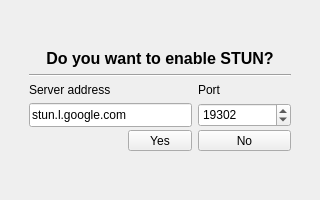
<?xml version="1.0" encoding="UTF-8"?>
<ui version="4.0">
 <class>StunMessage</class>
 <widget class="QWidget" name="StunMessage">
  <property name="geometry">
   <rect>
    <x>0</x>
    <y>0</y>
    <width>320</width>
    <height>200</height>
   </rect>
  </property>
  <property name="minimumSize">
   <size>
    <width>300</width>
    <height>200</height>
   </size>
  </property>
  <property name="windowTitle">
   <string>Form</string>
  </property>
  <layout class="QGridLayout" name="gridLayout">
   <item row="0" column="1">
    <spacer name="verticalSpacer_2">
     <property name="orientation">
      <enum>Qt::Vertical</enum>
     </property>
     <property name="sizeHint" stdset="0">
      <size>
       <width>20</width>
       <height>40</height>
      </size>
     </property>
    </spacer>
   </item>
   <item row="3" column="2">
    <spacer name="horizontalSpacer_2">
     <property name="orientation">
      <enum>Qt::Horizontal</enum>
     </property>
     <property name="sizeHint" stdset="0">
      <size>
       <width>20</width>
       <height>20</height>
      </size>
     </property>
    </spacer>
   </item>
   <item row="4" column="1">
    <spacer name="verticalSpacer">
     <property name="orientation">
      <enum>Qt::Vertical</enum>
     </property>
     <property name="sizeHint" stdset="0">
      <size>
       <width>20</width>
       <height>40</height>
      </size>
     </property>
    </spacer>
   </item>
   <item row="3" column="0">
    <spacer name="horizontalSpacer">
     <property name="orientation">
      <enum>Qt::Horizontal</enum>
     </property>
     <property name="sizeHint" stdset="0">
      <size>
       <width>20</width>
       <height>20</height>
      </size>
     </property>
    </spacer>
   </item>
   <item row="3" column="1">
    <widget class="QFrame" name="frame">
     <property name="minimumSize">
      <size>
       <width>280</width>
       <height>120</height>
      </size>
     </property>
     <property name="frameShape">
      <enum>QFrame::NoFrame</enum>
     </property>
     <property name="frameShadow">
      <enum>QFrame::Raised</enum>
     </property>
     <property name="lineWidth">
      <number>2</number>
     </property>
     <property name="midLineWidth">
      <number>1</number>
     </property>
     <layout class="QGridLayout" name="gridLayout_2">
      <item row="3" column="0" colspan="2">
       <widget class="QLineEdit" name="address">
        <property name="minimumSize">
         <size>
          <width>100</width>
          <height>24</height>
         </size>
        </property>
        <property name="text">
         <string>stun.l.google.com</string>
        </property>
       </widget>
      </item>
      <item row="2" column="2">
       <widget class="QLabel" name="port_label">
        <property name="text">
         <string>Port</string>
        </property>
       </widget>
      </item>
      <item row="4" column="2">
       <widget class="QPushButton" name="no_button">
        <property name="text">
         <string>No</string>
        </property>
       </widget>
      </item>
      <item row="0" column="0" colspan="3">
       <widget class="QLabel" name="heading">
        <property name="font">
         <font>
          <pointsize>12</pointsize>
          <bold>true</bold>
         </font>
        </property>
        <property name="text">
         <string>Do you want to enable STUN?</string>
        </property>
        <property name="alignment">
         <set>Qt::AlignCenter</set>
        </property>
       </widget>
      </item>
      <item row="1" column="0" colspan="3">
       <widget class="Line" name="line">
        <property name="orientation">
         <enum>Qt::Horizontal</enum>
        </property>
       </widget>
      </item>
      <item row="2" column="0" colspan="2">
       <widget class="QLabel" name="address_label">
        <property name="text">
         <string>Server address</string>
        </property>
       </widget>
      </item>
      <item row="4" column="1">
       <widget class="QPushButton" name="yes_button">
        <property name="sizePolicy">
         <sizepolicy hsizetype="Preferred" vsizetype="Fixed">
          <horstretch>0</horstretch>
          <verstretch>0</verstretch>
         </sizepolicy>
        </property>
        <property name="minimumSize">
         <size>
          <width>64</width>
          <height>0</height>
         </size>
        </property>
        <property name="maximumSize">
         <size>
          <width>64</width>
          <height>16777215</height>
         </size>
        </property>
        <property name="text">
         <string>Yes</string>
        </property>
       </widget>
      </item>
      <item row="3" column="2">
       <widget class="QSpinBox" name="port">
        <property name="minimumSize">
         <size>
          <width>40</width>
          <height>24</height>
         </size>
        </property>
        <property name="minimum">
         <number>1</number>
        </property>
        <property name="maximum">
         <number>65535</number>
        </property>
        <property name="value">
         <number>19302</number>
        </property>
       </widget>
      </item>
     </layout>
    </widget>
   </item>
  </layout>
 </widget>
 <resources/>
 <connections/>
</ui>
